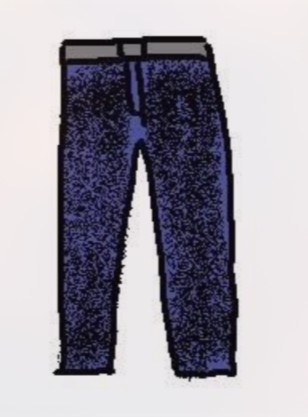
#> input picture pants.png, 308 x 417 px
$ jupyter execute --allow-errors NNmodel.ipynb
#> lines starting #> are read from the running program, lines starting #| are printed output that depends on the picture
[cell 1]
import numpy as np
import nnfs
import os
import cv2
import pickle
import copy
from nnfs.datasets import spiral_data

nnfs.init()
#> (this line was passed over: nnfs is not available in this run)

[cell 2]
class Layer_Dense:
    # [9 lines left out: function __init__, not called in this run]

    def forward(self, inputs, training):
        self.inputs = inputs
        self.output = np.dot(inputs, self.weights) + self.biases

    # [17 lines left out: function backward, not called in this run]

    def get_parameters(self):
        return self.weights, self.biases

    def set_parameters(self, weights, biases):
        self.weights = weights
        self.biases = biases

[cell 3]
class Layer_Dropout:
    def __init__(self, rate):
        self.rate = 1 - rate

    # [7 lines left out: function forward, not called in this run]


    def backward(self, dvalues):
        self.dinputs = dvalues * self.binary_mask

[cell 4]
class Layer_Input:
    def forward(self, inputs, training):
        self.output = inputs

[cell 5]
class Activation_ReLU:
    def forward(self, inputs, training):
        self.inputs = inputs
        self.output = np.maximum(0, inputs)

    def backward(self, dvalues):
        self.dinputs = dvalues.copy()
        self.dinputs[self.inputs <= 0] = 0

    def predictions(self, outputs):
        return outputs

[cell 6]
class Activation_Softmax:
    # [12 lines left out: functions forward, backward, not called in this run]

    def predictions(self, outputs):
        return np.argmax(outputs, axis=1)

[cell 7]
class Activation_Sigmoid:
    # Forward pass
    # [4 lines left out: function forward, not called in this run]

    # Backward pass
    def backward(self, dvalues):
        # Derivative - calculates from output of the sigmoid function
        self.dinputs = dvalues * (1 - self.output) * self.output

    # Calculate predictions for outputs
    def predictions(self, outputs):
        return (outputs > 0.5) * 1

[cell 8]
class Activation_Linear:
    # Forward pass
    # [4 lines left out: function forward, not called in this run]

    # Backward pass
    def backward(self, dvalues):
        # Derivative is 1, 1 * dvalues = dvalues - the chain rule
        self.dinputs = dvalues.copy()

    # Calculate predictions for outputs
    def predictions(self, outputs):
        return outputs

[cell 9]
class Optimizer_SGD:
    # Initialize optimizer - set settings
    # learning rate of 1. is default for this optimizer
    # [6 lines left out: function __init__, not called in this run]

    # Call once before any parameter updates
    def pre_update_params(self):
        if self.decay:
            self.current_learning_rate = self.learning_rate * (1. / (1. + self.decay * self.iterations))

    # Update parameters
    # [23 lines left out: function update_params, not called in this run]

    # Call once after any parameter updates
    def post_update_params(self):
        self.iterations += 1

[cell 10]
class Optimizer_Adagrad:
    # Initialize optimizer - set settings
    # [6 lines left out: function __init__, not called in this run]

    # Call once before any parameter updates
    def pre_update_params(self):
        if self.decay:
            self.current_learning_rate = self.learning_rate * (1. / (1. + self.decay * self.iterations))

    # Update parameters
    # [13 lines left out: function update_params, not called in this run]

    # Call once after any parameter updates
    def post_update_params(self):
        self.iterations += 1

[cell 11]
class Optimizer_RMSprop:
    # Initialize optimizer - set settings
    # [7 lines left out: function __init__, not called in this run]

    # Call once before any parameter updates
    def pre_update_params(self):
        if self.decay:
            self.current_learning_rate = self.learning_rate * (1. / (1. + self.decay * self.iterations))

    # Update parameters
    # [17 lines left out: function update_params, not called in this run]
        # Call once after any parameter updates
    def post_update_params(self):
        self.iterations += 1

[cell 12]
class Optimizer_Adam:
    # [8 lines left out: function __init__, not called in this run]

    def pre_update_params(self):
        if self.decay:
            self.current_learning_rate = self.learning_rate * (1. / (1. + self.decay * self.iterations))

    # [21 lines left out: function update_params, not called in this run]

    def post_update_params(self):
        self.iterations += 1

[cell 13]
class Loss:
    # [12 lines left out: function regularization_loss, not called in this run]

    def remember_trainable_layers(self, trainable_layers):
        self.trainable_layers = trainable_layers
# Calculates the data and regularization losses
# given model output and ground truth values
    # [27 lines left out: functions calculate, calculate_accumulated, not called in this run]

    # Reset variables for accumulated loss
    def new_pass(self):
        self.accumulated_sum = 0
        self.accumulated_count = 0

[cell 14]
class Loss_CategoricalCrossentropy(Loss):
    # Forward pass
    # [27 lines left out: functions forward, backward, not called in this run]

[cell 15]
class Activation_Softmax_Loss_CategoricalCrossentropy:
    # Backward pass
    # [9 lines left out: function backward, not called in this run]

[cell 16]
class Loss_BinaryCrossentropy(Loss):
    # Forward pass
    # [14 lines left out: functions forward, backward, not called in this run]

[cell 17]
class Loss_MeanSquaredError(Loss):  # L2 loss
    # Forward pass
    def forward(self, y_pred, y_true):
        sample_losses = np.mean((y_true - y_pred) ** 2, axis=-1)
        return sample_losses

    # Backward pass
    # [6 lines left out: function backward, not called in this run]

[cell 18]
class Loss_MeanAbsoluteError(Loss):  # L1 loss
    # Forward pass
    def forward(self, y_pred, y_true):
        sample_losses = np.mean(np.abs(y_true - y_pred), axis=-1)
        return sample_losses

    # Backward pass
    # [6 lines left out: function backward, not called in this run]

[cell 19]
class Accuracy:
    # Calculates accuracy
    # [6 lines left out: function calculate, not called in this run]

    # Calculates accumulated accuracy
    def calculate_accumulated(self):
        return self.accumulated_sum / self.accumulated_count

    # Reset accumulated values
    def new_pass(self):
        self.accumulated_sum = 0
        self.accumulated_count = 0

[cell 20]
class Accuracy_Categorical(Accuracy):
    def init(self, y):
        pass

    # [4 lines left out: function compare, not called in this run]

[cell 21]
class Accuracy_Regression(Accuracy):
    def __init__(self):
        self.precision = None

    def init(self, y, reinit=False):
        if self.precision is None or reinit:
            self.precision = np.std(y) / 250

    def compare(self, predictions, y):
        return np.absolute(predictions - y) < self.precision

[cell 22]
class Model:
    def __init__(self):
        # Create a list of network objects
        self.layers = []
        # Softmax classifier's output object
        self.softmax_classifier_output = None

    # Add objects to the model
    def add(self, layer):
        self.layers.append(layer)

    # Set loss, optimizer, and accuracy
    # [211 lines left out: functions set, finalize, train, evaluate, predict, forward and 6 more, not called in this run]

    # Loads and returns a model
    @staticmethod
    def load(path):
        # Open file in the binary-read mode, load a model
        with open(path, 'rb') as f:
            model = pickle.load(f)
        # Return a model
        return model

[cell 23]
def load_mnist_dataset(dataset, path):
    # Scan all the directories and create a list of labels
    labels = os.listdir(os.path.join(path, dataset))
    # Create lists for samples and labels
    X = []
    y = []
    # For each label folder
    for label in labels:
        # And for each image in given folder
        for file in os.listdir(os.path.join(path, dataset, label)):
            # Read the image
            image = cv2.imread(
                os.path.join(path, dataset, label, file),
                cv2.IMREAD_UNCHANGED
            )
            # And append it and a label to the lists
            X.append(image)
            y.append(label)
    # Convert the data to proper numpy arrays and return
    return np.array(X), np.array(y).astype('uint8')

#

[cell 24]
#MNIST dataset (train + test)
# [6 lines left out: function create_data_mnist, not called in this run]

[cell 25]
# Label index to label name relation
fashion_mnist_labels = {
    0: 'T-shirt/top',
    1: 'Trouser',
    2: 'Pullover',
    3: 'Dress',
    4: 'Coat',
    5: 'Sandal',
    6: 'Shirt',
    7: 'Sneaker',
    8: 'Bag',
    9: 'Ankle boot'
}

[cell 26]
# Read an image
image_data = cv2.imread('pants.png', cv2.IMREAD_GRAYSCALE)
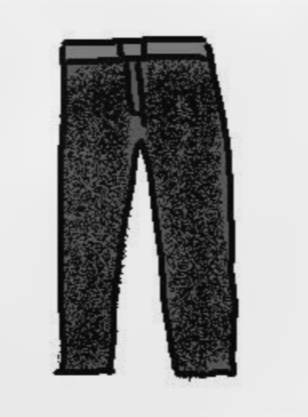
#> image_data: shape (417, 308); min 6, max 241, mean 157.6
# Resize to the same size as Fashion MNIST images
image_data = cv2.resize(image_data, (28, 28))
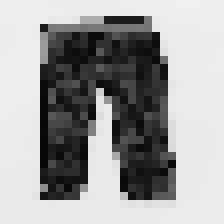
#> image_data: shape (28, 28) (shown 8 times larger); min 7, max 240, mean 158.3
# Invert image colors
image_data = 255 - image_data
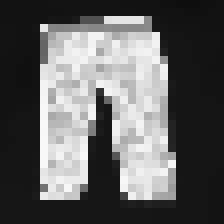
#> image_data: shape (28, 28) (shown 8 times larger); min 15, max 248, mean 96.7
# Reshape and scale pixel data
image_data = (image_data.reshape(1, -1).astype(np.float32) - 127.5) / 127.5

# data set

#> (a cell that did not finish here is left out)

X_test, y_test = load_mnist_dataset('test', 'fashion_mnist_images')

[cell 28]
# Instantiate the model
model = Model()

# Add layers
#> (the rest of this cell did not finish here and is left out)

# training

#> (a cell that did not finish here is left out)

#> (a cell that did not finish here is left out)

#> (a cell that did not finish here is left out)
